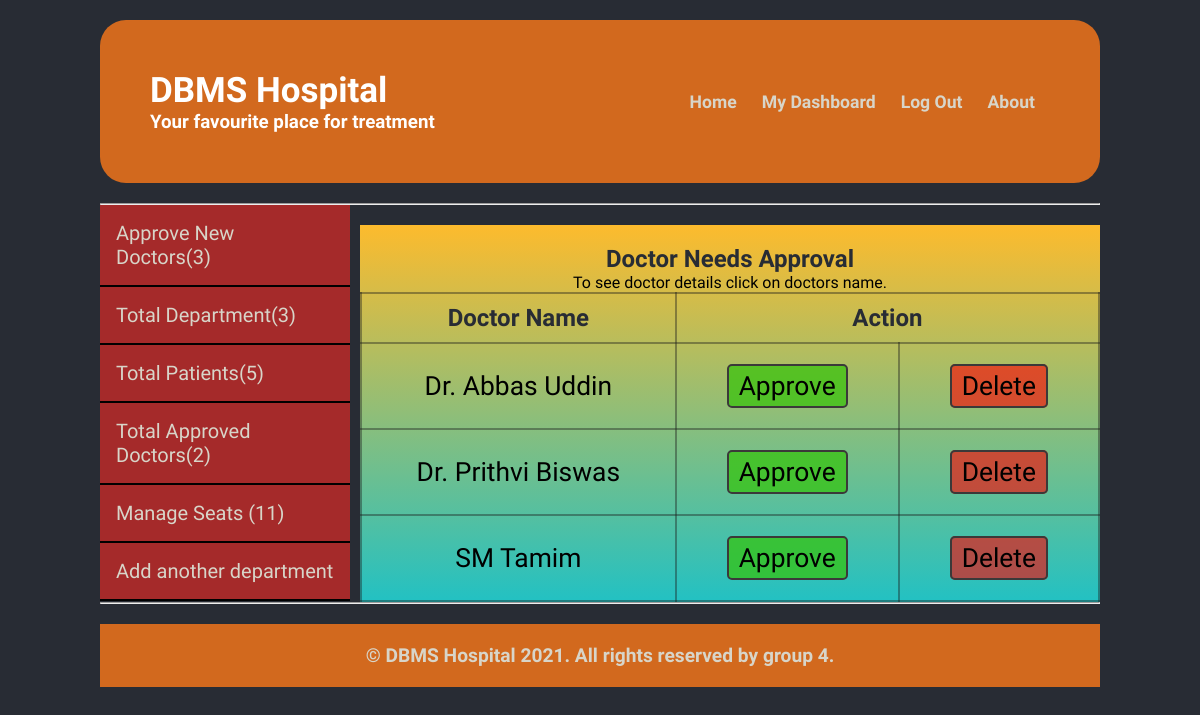
The page /management_dashboard.php (signed in) on the database its author committed.
### tables this page shows
CREATE TABLE IF NOT EXISTS `doctors` (
  `d_id` int(11) NOT NULL AUTO_INCREMENT,
  `d_email` varchar(25) NOT NULL,
  `d_name` varchar(30) NOT NULL,
  `d_contact` int(15) NOT NULL,
  `d_education` varchar(200) DEFAULT NULL,
  `d_routine` varchar(50) DEFAULT NULL,
  `d_password` varchar(35) NOT NULL,
  `d_approved` tinyint(1) NOT NULL DEFAULT '0',
  `d_department_id` int(5) DEFAULT NULL,
  PRIMARY KEY (`d_id`),
  UNIQUE KEY `username` (`d_email`)
);

### action.php (called while the page is built, shortened)
<?php
    include 'db_con.php';
    class Process extends Database{
        public function return_sql_result($table,$term="", $content="", $order_by_term="", $order_by_type="",$limit=""){
            $sql = "SELECT * FROM $table ";
            if(!empty($term)){
                $sql.="WHERE $term =$content";
            }
            if($order_by_type!= "" && $order_by_term!=""){
                $sql.= " ORDER BY ".$order_by_term." ".$order_by_type;
            }
            return mysqli_query($this->conn, $sql);
        }
    }
    $obj = new Process;

### db_con.php (called while the page is built, shortened)
<?php
    class Database{
        function __construct()
        {
            $this->conn = mysqli_connect(DB_HOST,DB_USER,DB_PASS,DB_NAME);
        }
    }
?>

### management_dashboard.php (the view, shortened to what this page needs)
<?php
    include 'action.php';
    $unap_doc_sql = $obj->return_sql_result("doctors", "d_approved", "0");
    $unapproved_doc_count = mysqli_num_rows($unap_doc_sql);
    $dep_sql = $obj->return_sql_result("departments", "", "", "dep_name", "ASC");
    $total_dept = mysqli_num_rows($dep_sql);
    $pat_sql = $obj->return_sql_result("patients");
    $total_patients = mysqli_num_rows($pat_sql);
    $doc_sql = $obj->return_sql_result("doctors","d_approved", 1);
    $doc_count = mysqli_num_rows($doc_sql);
    $booked_seat = $obj->return_sql_result("seat_booking", 'seat_status', 0);
    $booked_seat_count = mysqli_num_rows($booked_seat);
?>
<!DOCTYPE html>
<html lang="en">
<head>
    <link rel="stylesheet" href="assets/css/style.css">
</head>
<body>
    <?php
        include 'nav.php';
    ?>
    <div class="content_wrapper">
        <div class="wrapper">
            <hr>
            <section class="management_view">
                <nav class="secondary_nav">
                <ul>
                    <li><a href="#doctor_approval">
                        Approve New Doctors(<span id="unapproved_doctor_count"><?php echo $unapproved_doc_count; ?></span>)</a>
                    </li>
                    <li>
                        <a href="#departments">
                            Total Department(<?php echo $total_dept; ?>)
                        </a>
                    </li>
                    <li>
                        <a href="#all_patitents">
                            Total Patients(<?php echo $total_patients; ?>)
                        </a>
                    </li>
                    <li>
                        <a href="#approved_doctors">
                            Total Approved Doctors(<span id="approved_doctor_count"><?php echo $doc_count; ?></span>)
                        </a>
                    </li>
                    <li>
                        <a id="seat_management_tab" href="#seat_list_management">
                            Manage Seats (<span id="booked_seat_count"><?php echo $booked_seat_count; ?></span>)
                        </a>
                    </li>
                    <li>
                        <a href="#add_another_dept">
                            Add another department
                        </a>
                    </li>
                </ul>
                </nav>
            <div class="item_according_to_link">
                <div id="doctor_approval" class="single-item-design">
                    <?php
                        if($unapproved_doc_count != 0){
                    ?>
                    <h2>Doctor Needs Approval</h2>
                    <span class="text-warning" style="color:black">To see doctor details click on doctors name.</span>
                    <table id="doctor_approval_list">
                        <tbody>
                            <tr>
                                <th>
                                    Doctor Name
                                </th>
                                <th colspan="2">
                                    Action
                                </th>
                            </tr>
                            <?php
                                while($row = mysqli_fetch_assoc($unap_doc_sql)){
                                echo "<tr id='doc_id_".$row["d_id"]."';>";
                                    echo '<td><a href="doctor.php?doc_id=';
                                    echo $row["d_id"];
                                    echo '">'.$row["d_name"].'</a></td>';
                                    echo "<td><a href='#approve' class='btn btn-success approve' data-doc-id=".$row["d_id"].">Approve</a></td>";
                                    echo "<td><a href='#delete' class='btn btn-danger delete_doc' data-doc-id=".$row["d_id"].">Delete</a></td>";
                                }
                                echo "</tr>";
                            ?>
                        </tbody>
                    </table>
                    <?php
                    }else{
                        echo "<h1 style='padding:150px 0', width='100%'>No new doctor requests.</h1>";
                    }
                    ?>
                </div>
            </div>
            </section>
            <hr>
        </div>
        </div>
    <?php
        include 'footer.php';
    ?>

### assets/css/style.css (style rules this page uses)
* { margin: 0; padding: 0; box-sizing: border-box; font-family: 'Lobster Two', cursive; transition: all 0.5s ease; }
body { background-color: #282C34; color: #d8d5c9; overflow-x: hidden!important; }
.content_wrapper { width: 100%; margin-top: 20px; }
.wrapper { width: 1000px; margin: 0 auto; }
nav.secondary_nav { width: 25%; position: absolute; top: 0; }
nav.secondary_nav ul { list-style: none; display: flex; flex-direction: column; }
nav.secondary_nav ul li { background-color: brown; border-bottom: 2px solid black; }
nav.secondary_nav ul li a { padding: 16px; color: #d8d5c9; display: block; text-decoration: none; font-size: 20px; }
section.management_view, section.patient_view { display: flex; align-items: center; position: relative; }
div.item_according_to_link { width: 75%; margin: 0 auto; margin-top: 20px; margin-left: 260px; min-height: 354px; }
div.item_according_to_link div { text-align: center; background: rgb(34,193,195); background: linear-gradient(0deg, rgba(34,193,195,1) 0%, rgba(253,187,45,1) 100%); }
div.single-item-design { display: flex; flex-direction: column; color: #282C34; }
div.single-item-design h2 { margin-top: 20px; }
.btn { border: 2px solid rgb(59, 57, 57); border-radius: 5px; }
.btn-success { width: max-content; color: rgb(29, 92, 14); background-color: rgb(219, 219, 134); padding: 5px 10px; display: block; margin: 10px auto; text-decoration: none; }
table>tbody>tr>th, table>tbody>tr>td { padding: 10px 50px; font-size: 1.5em; }
.text-warning { color: rgb(221, 162, 53); }
#doctor_approval_list, #doctor_approval_list th, #doctor_approval_list td { border:2px solid rgba(27, 27, 27, .4); border-collapse: collapse; width: 100%; }
#doctor_approval_list .btn-success { width: max-content; background-color:rgba(52, 196, 8, .7); color: black; padding: 5px 10px; }
#doctor_approval_list a { text-decoration: none ; font-size: 1.1em; color: black; transition: .3s ease; }
.btn-danger { width: max-content;background-color: rgba(255, 0, 0, .6); color: white; padding: 5px 10px; }

### rows shown on the page
doctors: d_name "Dr. Abbas Uddin"
doctors: d_name "Dr. Prithvi Biswas"
doctors: d_name "SM Tamim"

### other values the page prints
$unapproved_doc_count "3"
$total_dept "3"
$total_patients "5"
$doc_count "2"
$booked_seat_count "11"
